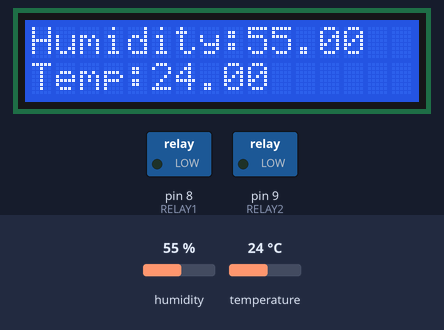
The sketch below on a simulated Arduino Uno, built with avr-gcc and run on an emulated ATmega328P. Shown: 16×2 character LCD, switched loads named in the sketch (green lamp = pin HIGH). Inputs (shaded band) come from the test bench; at power-on: temperature 24 °C, humidity 55 %.

Above: at 1.3 s.
1.4 s: temperature set to 29 °C
At 12.0 s:
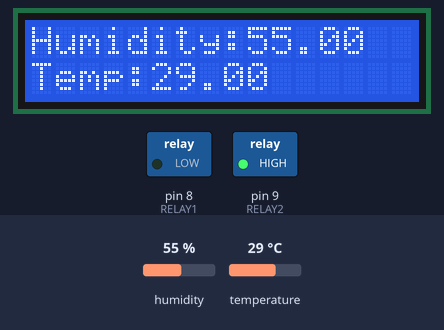
12.7 s: temperature set to 32 °C
At 25.0 s:
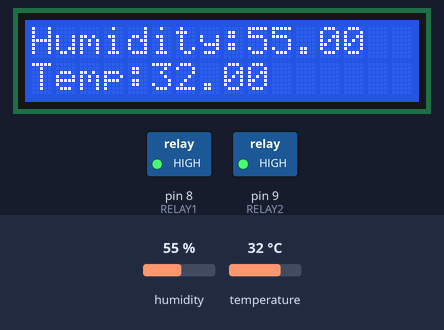
25.8 s: humidity set to 68 %
At 32.2 s:
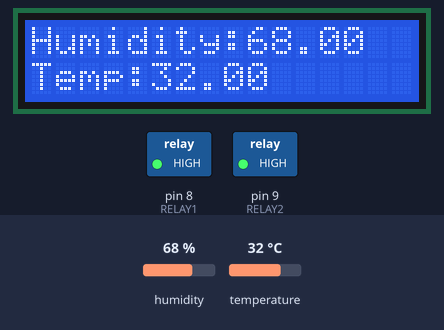
35.8 s: humidity set to 71 %
At 48.6 s:
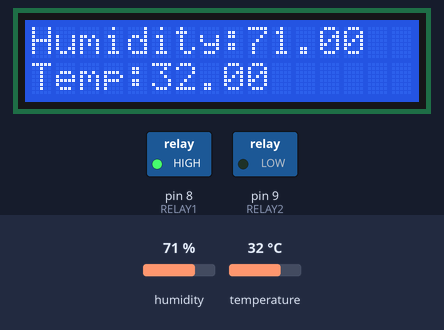
Timing chart, 0 to 49.9 s (numbered marks = the images above; inputs shaded):
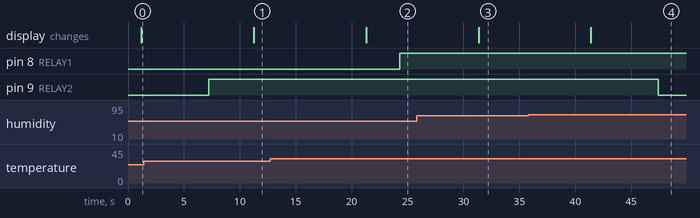

The sketch:

DHT11_Display_Relays.ino
```cpp
#define RELAY1 8                  //define relay numbers and their pins
#define RELAY2 9

#include <Wire.h>
#include <LiquidCrystal_I2C.h>    //include LCD library with I2C
LiquidCrystal_I2C lcd(0x27, 16, 2);

#include<Arduino.h>
#include <DHT.h>                  //include DHT11 library

#define DHTPIN 7                  //DHT11 data pin connect to Arduino pin 7
#define DHTTYPE DHT11             //DHT11 is used

DHT dht(DHTPIN, DHTTYPE);         //strat DHT library

String hum="Humidity:";
String temptext="Temp:";

void setup() {

  lcd.clear();                    //clear LCD
  lcd.init();
  lcd.init();
  lcd.backlight();                //ON LCD backlight
  lcd.setCursor(0,0);             //set cursor to 0,0
  lcd.print("AUTOMATED");
  lcd.setCursor(0,1);
  lcd.print("HYDROPONIC");
   dht.begin();

  pinMode(RELAY1,OUTPUT);
  pinMode(RELAY2,OUTPUT);

}

void loop() {


 float humidity = dht.readHumidity();     //read humidity
    delay(500);
    float temp = dht.readTemperature();   //read temperature
    delay(500);

   lcd.clear();
      lcd.setCursor(0,0);
      lcd.print(hum + humidity);          //display measured humidity
      lcd.setCursor(0,1);
      lcd.print(temptext+temp);           //display measured temperature
      delay (3000);

  if(temp>30){
    digitalWrite(RELAY1, HIGH);
    delay(1000);
  }
  else{
    digitalWrite(RELAY1, LOW);
    delay(1000);
  }
delay(2000);

  if(humidity<70){
    digitalWrite(RELAY2, HIGH);
    delay(1000);
  }
  else{
    digitalWrite(RELAY2, LOW);
    delay(1000);
  }
delay(2000);
}
```

Measured:
- the behaviour switches between 30 and 31 °C on temperature (found by bisection; images 1 and 2)
- the behaviour switches between 69 and 70 % on humidity (found by bisection; images 3 and 4)
- after the input at 1.4 s, the display: changes after 9.8 s (image 1)
- after the input at 12.7 s, pin 8 (RELAY1): LOW → HIGH after 11.6 s; the display: changes after 8.6 s (image 2)
- after the input at 25.8 s, the display: changes after 5.6 s (image 3)
- after the input at 35.8 s, pin 9 (RELAY2): HIGH → LOW after 11.6 s; the display: changes after 5.6 s (image 4)
